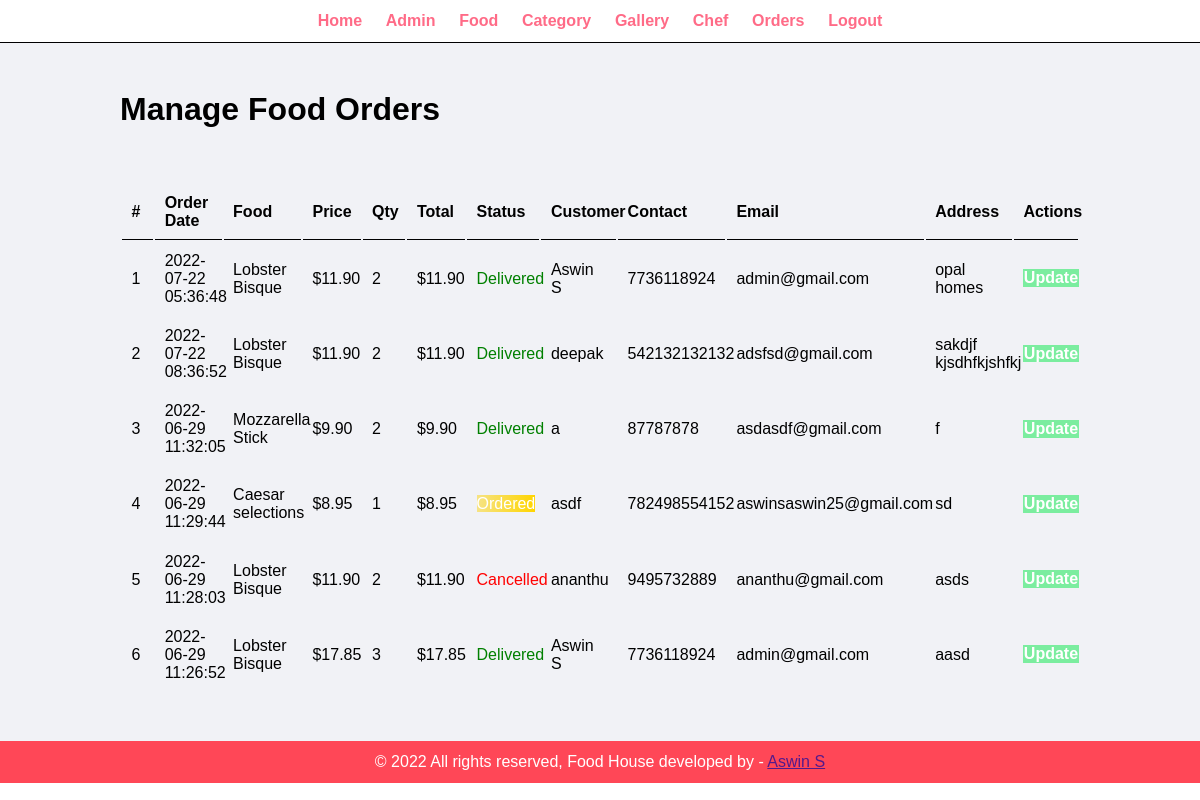
Page /admin/manage-order.php (signed in) on the committed database.
### tables this page shows
CREATE TABLE `tbl_order` (
  `id` int(10) UNSIGNED NOT NULL,
  `food` varchar(150) NOT NULL,
  `price` decimal(10,2) NOT NULL,
  `qty` int(11) NOT NULL,
  `total` decimal(10,2) NOT NULL,
  `order_date` datetime NOT NULL,
  `status` varchar(60) NOT NULL,
  `customer_name` varchar(150) NOT NULL,
  `customer_contact` varchar(20) NOT NULL,
  `customer_email` varchar(150) NOT NULL,
  `customer_address` varchar(255) NOT NULL
);

### admin/manage-order.php (the view, shortened to what this page needs)
<?php include('partials/menu.php') ?>
<div class="main-content">
    <div class="wrapper">
        <h1>Manage Food Orders</h1>
        <br><br><br>
        <table class="tbl-full">
            <tr>
                <th width="8%">#</th>
                <th width="8%">Order Date</th>
                <th width="8%">Food</th>
                <th width="8%">Price</th>
                <th width="8%">Qty</th>
                <th width="8%">Total</th>
                <th width="8%">Status</th>
                <th width="8%">Customer</th>
                <th width="8%">Contact</th>
                <th width="8%">Email</th>
                <th width="8%">Address</th>
                <th width="8%">Actions</th>
            </tr>
            <?php
                $sql = "SELECT * FROM tbl_order ORDER BY id DESC";
                $res = mysqli_query($conn, $sql);
                $count = mysqli_num_rows($res);
                $sn = 1;
                if($count > 0)
                {
                    while($row = mysqli_fetch_assoc($res))
                    {
                        $id = $row['id'];
                        $food = $row['food'];
                        $qty = $row['qty'];
                        $total = $row['total'];
                        $order_date = $row['order_date'];
                        $status = $row['status'];
                        $customer_name = $row['customer_name'];
                        $customer_contact = $row['customer_contact'];
                        $customer_email = $row['customer_email'];
                        $customer_address = $row['customer_address'];
                        ?>
                            <tr>
                                <td><?php echo  $sn++;?></td>
                                <td><?php echo $order_date; ?></td>
                                <td><?php echo $food; ?></td>
                                <td><?php echo '$'.$total; ?></td>
                                <td><?php echo $qty; ?></td>
                                <td><?php echo '$' .$total; ?></td>
                                <td>
                                    <?php
                                        if($status == "Ordered")
                                        {
                                            echo"<label class = 'badge badge-gradient-warning'> $status </label>";
                                        }
                                        elseif($status == "On Delivery")
                                        {
                                            echo"<label style='color:orange;'> $status </label>";
                                        }
                                        elseif($status == "Delivered")
                                        {
                                            echo"<label style='color:green;'> $status </label>";
                                        }
                                        elseif($status == "Cancelled")
                                        {
                                            echo"<label style='color:red;'> $status </label>";
                                        }
                                    ?>
                                </td>
                                <td><?php echo $customer_name; ?></td>
                                <td><?php echo $customer_contact; ?></td>
                                <td><?php echo $customer_email; ?></td>
                                <td><?php echo $customer_address; ?></td>
                                <td>
                                <a href="<?php echo SITEURL; ?>admin/update-order.php?id=<?php echo $id; ?>" class="btn-secondary">Update</a>
                                </td>
                            </tr>
                        <?php
                    }
                }
                else
                {
                    echo "<tr><td colspan='12' class='error'>Orders not Available</td></tr>";
                }
            ?>
        </table>
    </div>
</div>
<?php include('partials/footer.php') ?>

### assets/css/admin.css (style rules this page uses)
* { margin: 0; padding: 0; font-family: Arial, Helvetica, sans-serif; }
.wrapper { padding: 1%; width: 80%; margin: 0 auto; }
.tbl-full { width: 100%; }
table tr th { border-bottom: 1px solid black; padding: 1%; text-align: left; }
table tr td { padding: 1%; }
.btn-secondary { background-color: #7bed9f; padding: 1%; color: #fff; text-decoration: none; font-weight: bold; }
.main-content { padding: 3% 0; background-color: #f1f2f6; }
.badge-gradient-warning { background: linear-gradient(90deg,#f6e384,#ffd500); color: #fff; }

### rows in the picture
tbl_order: order_date "2022-07-22 05:36:48", food "Lobster Bisque", total "11.90", qty "2", status "Delivered", customer_name "Aswin S", customer_contact "7736118924", customer_email "admin@gmail.com", customer_address "opal homes"
tbl_order: order_date "2022-07-22 08:36:52", food "Lobster Bisque", total "11.90", qty "2", status "Delivered", customer_name "deepak", customer_contact "542132132132", customer_email "adsfsd@gmail.com", customer_address "sakdjf kjsdhfkjshfkj"
tbl_order: order_date "2022-06-29 11:32:05", food "Mozzarella Stick", total "9.90", qty "2", status "Delivered", customer_name "a", customer_contact "87787878", customer_email "asdasdf@gmail.com", customer_address "f"
tbl_order: order_date "2022-06-29 11:29:44", food "Caesar selections", total "8.95", qty "1", status "Ordered", customer_name "asdf", customer_contact "782498554152", customer_email "aswinsaswin25@gmail.com", customer_address "sd"
tbl_order: order_date "2022-06-29 11:28:03", food "Lobster Bisque", total "11.90", qty "2", status "Cancelled", customer_name "ananthu", customer_contact "9495732889", customer_email "ananthu@gmail.com", customer_address "asds"
tbl_order: order_date "2022-06-29 11:26:52", food "Lobster Bisque", total "17.85", qty "3", status "Delivered", customer_name "Aswin S", customer_contact "7736118924", customer_email "admin@gmail.com", customer_address "aasd"
